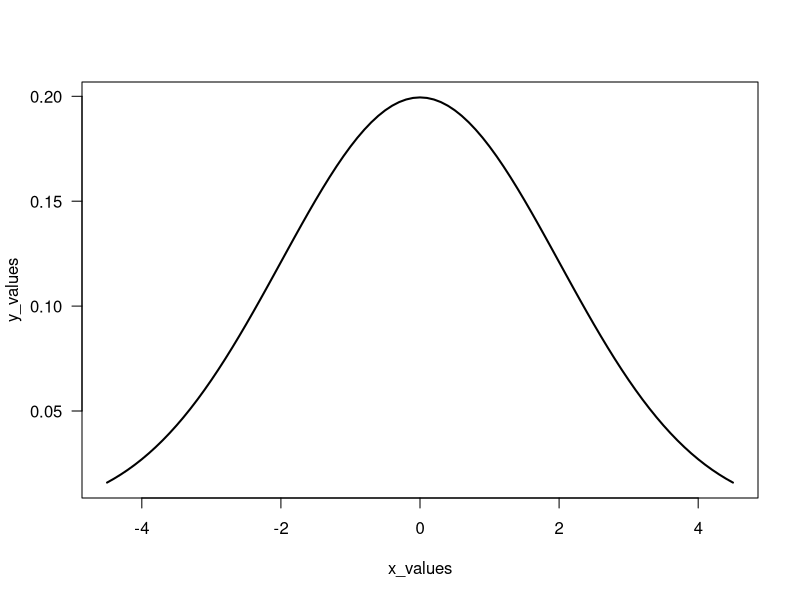
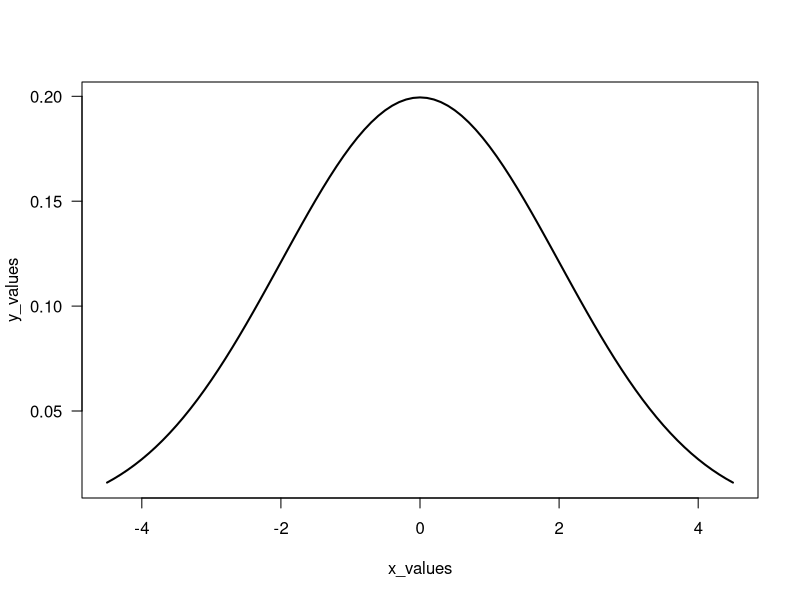
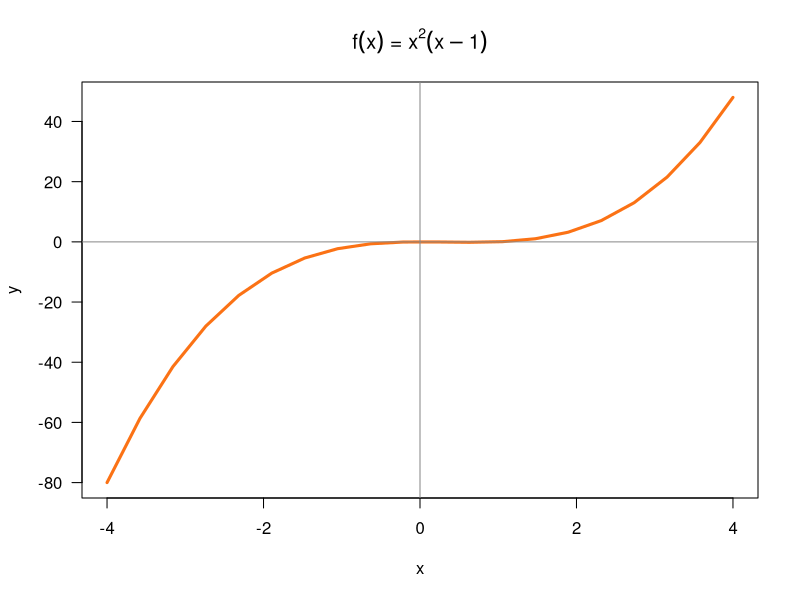
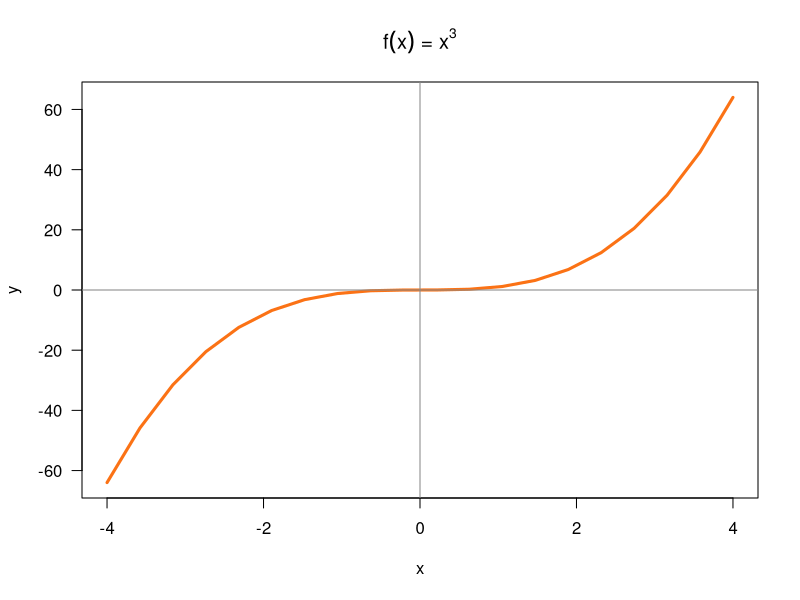
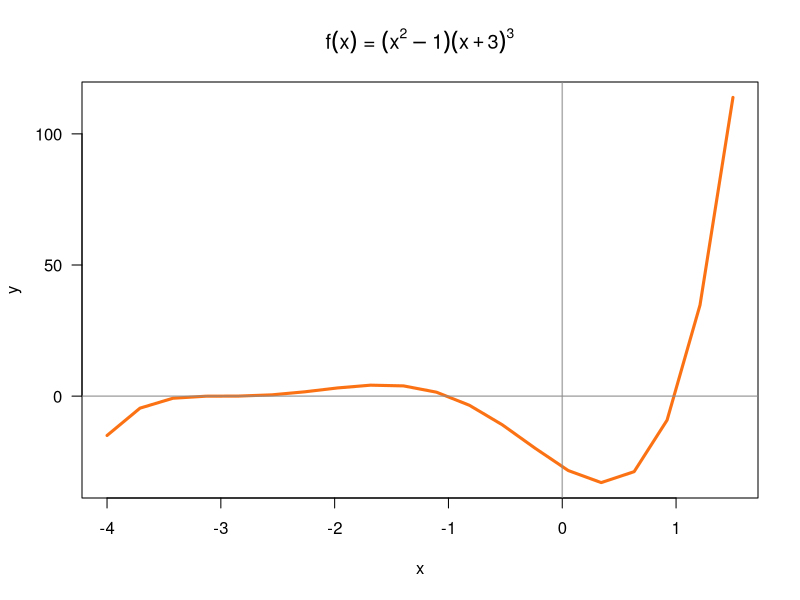
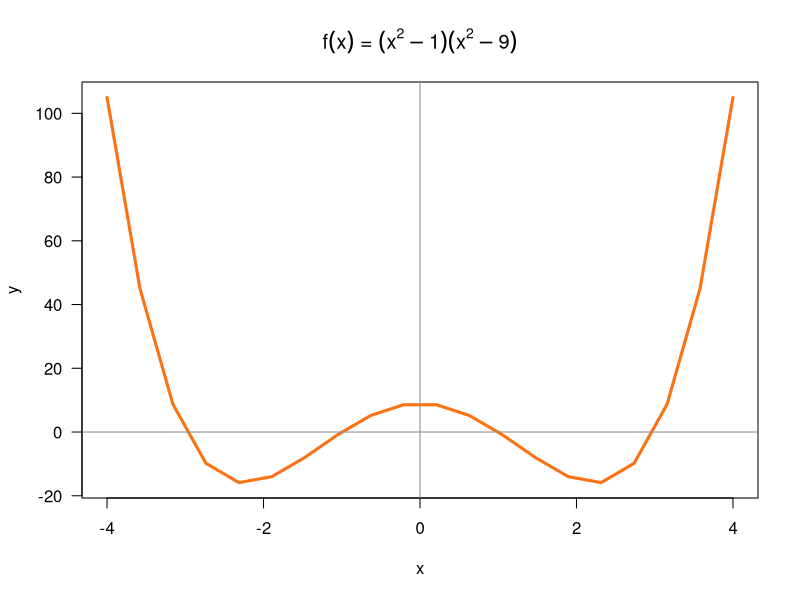

The R source for these figures, in order: (Note: this script raises an error after producing the figures.)
## ---- chunk 1
# your function f()
f <-  function(x) {x^2}
## ---- chunk 2
# your function g()
g <- function(x) {2*x + 5}
## ---- chunk 3
# Test the function
f(2)
f(-5)

g(0)
g(-5/2)
## ---- chunk 4
# your function fog()
fog <- function(x) {f(g(x))}
## ---- chunk 5
# your function gof()
gof <- function(x) {g(f(x))}
## ---- chunk 6
fog(2)
fog(-5)

gof(0)
gof(-5/2)
## ---- chunk 7
# your pythagoras() function
pythagoras <- function(a, b) {sqrt(a^2 + b^2)}
## ---- chunk 8
# your test
pythagoras(3, 4)
## ---- chunk 9
# your test
pythagoras <- function(a, b = a) {sqrt(a^2 + b^2)}
pythagoras(5)
## ---- chunk 10
miles2kms <- function(x) {
  1.6 * x
}
## ---- chunk 11
# creating the table
miles_kms <- data.frame(
  c(1:10, seq(from = 20, to = 100, by = 10)),
  c(miles2kms(c(1:10, seq(from = 20, to = 100, by = 10))))
)
## ---- chunk 12
# your gallons2liters() function
gallons2liters <- function(x) x * 3.78541
## ---- chunk 13
# your liters2gallons() function
liters2gallons <- function(x) {gallons2liters(x)/3.78541^2}
liters2gallons(3.78)
## ---- chunk 14
# creating the table
liters_gallons <- data.frame(
  c(1:10, seq(from = 20, to = 100, by = 10)),
  c(liters2gallons(c(1:10, seq(from = 20, to = 100, by = 10))))
)
## ---- chunk 15
# your code
seconds2years <- function(x) {x/(3600*24*365)}
seconds2years(1000000000)
## ---- chunk 16
# your code
gaussian <- function(x, m, s) {1 / (s*sqrt(2*pi)) * exp(1) ^ (-1/2 * ((x - m)/s)^2)}
gaussian(1, 0, 2)
## ---- chunk 17
# compare with dnorm()
dnorm(x = 1, mean = 0, sd = 2)
## ---- chunk 18
# you should get a plot like this one
x_values <- seq(from = -4.5, to = 4.5, by = 0.1)
y_values <- dnorm(x_values, mean = 0, sd = 2)
plot(x_values, y_values, las = 1, type = "l", lwd = 2)
## ---- chunk 19
# get a plot like this one
x_values <- seq(from = -4.5, to = 4.5, by = 0.1)
y_values <- gaussian(x_values, m = 0, s = 2)
plot(x_values, y_values, las = 1, type = "l", lwd = 2)
## ---- chunk 20
poly1 <- function(x) {
  (x^2) * (x - 1)
}
## ---- chunk 21
# set of points
x <- seq(-4, 4, length.out = 20)
y <- poly1(x)

# graph polynomial
plot(x, y, type = 'l', lwd = 3, col = "#FB7215", las = 1)
abline(h = 0, v = 0, col = '#888888aa', lwd = 1.5)
title(main = expression(paste(f(x), ' = ', x^2, (x - 1))))
## ---- chunk 22
# Getting a function of the polynomial
poly2 <- function(x) {x^3}

## ---- chunk 23
# creating the point and the plot
x2 <- seq(-4, 4, length.out = 20)
y2 <- poly2(x2)

# crating the plot
plot(x2, y2, type = 'l', lwd = 3, col = "#FB7215", las = 1, xlab = "x", ylab = "y")
abline(h = 0, v = 0, col = '#888888aa', lwd = 1.5)
title(main = expression(paste(f(x), ' = ', x^3)))
## ---- chunk 24
# Getting a function of the polynomial
poly3 <- function(x) {(x^2 - 1)*(x + 3)^3}
## ---- chunk 25
# creating the point and the plot
x3 <- seq(-4, 1.5, length.out = 20)
y3 <- poly3(x3)

# crating the plot
plot(x3, y3, type = 'l', lwd = 3, col = "#FB7215", las = 1, xlab = "x", ylab = "y")
abline(h = 0, v = 0, col = '#888888aa', lwd = 1.5)
title(main = expression(paste(f(x), ' = ', (x^2 - 1), (x + 3)^3)))
## ---- chunk 26
# Getting a function of the polynomial
poly4 <- function(x) {(x^2 - 1) * (x^2 - 9)}
## ---- chunk 27
# creating the point and the plot
x4 <- seq(-4, 4, length.out = 20)
y4 <- poly4(x4)

# crating the plot
plot(x4, y4, type = 'l', lwd = 3, col = "#FB7215", las = 1, xlab = "x", ylab = "y")
abline(h = 0, v = 0, col = '#888888aa', lwd = 1.5)
title(main = expression(paste(f(x), ' = ', (x^2 - 1), (x^2 - 9))))
## ---- chunk 28
# your descriptive() function
descriptive <- function(x) {
  c(min(x),
    x[as.integer(length(x)/4)],
    median(x),
    mean(x),
    x[as.integer(3*length(x)/4)],
    max(x),
    max(x) - min(x),
    x[as.integer(3*length(x)/4)]-x[as.integer(length(x)/4)],
    sd(x)
    )
}
## ---- chunk 29
choose(n = 5, k = 2)
## ---- chunk 30
factorial(4)
## ---- chunk 31
# you should be able to call combinations() like this
combinations <- function(n, k) {
  factorial(n)/(factorial(k) * factorial(n - k))
  }
combinations(n = 5, k = 2)
## ---- chunk 32
# probability of getting 2 successes in 5 trials
# (assuming prob of success = 0.5)
binom_prob <- function(n, k, prob) {
  combinations(n, k) * prob^k * (1-prob)^(n-k)
  }
binom_prob(n = 5, k = 2, prob = 0.5)
## ---- chunk 33
binom_prob(5, 4, 0.35) + binom_prob(5, 5, 0.35)
## ---- chunk 34
binom_prob(10, 3, 1/6)
## ---- chunk 35
z <- 100*pi
# Fill in the following if-else statements. You may (or may not) 
# have to add or subtract else if or else statements.
if (z > 100) {
  z <- 100
} else if (z < 0) {
  z <- 0
} else {
  z <- z
}
z
## ---- chunk 36
y <- 1 # Change this value!

if (y > 0) {
  print("positive")
} else if (y < 0) {
  print("negative")
} else {
  print("zero?")
}

## ---- chunk 37
#creating the funtion
is_even <- function(x){
  if(typeof(x) == "character"){
    print("NA")
  } else if (x %% 2 == 1){
    print(FALSE)
  } else if (x %% 2 == 0){
    print(TRUE)
  }
}

# even number
is_even(10)

# odd number
is_even(33)

# not a number
is_even('a')
## ---- chunk 38
# Convert the day of the week into a number.
day <- "Tuesday" # Change this value!

if (day == 'Sunday') {
  num_day <- 1
} else {
  if (day == "Monday") {
    num_day <- 2
  } else {
    if (day == "Tuesday") {
      num_day <- 3
    } else {
      if (day == "Wednesday") {
        num_day <- 4
      } else {
        if (day == "Thursday") {
          num_day <- 5
        } else {
          if (day == "Friday") {
            num_day <- 6
          } else {
            if (day == "Saturday") {
              num_day <- 7
            }
          }
        }
      }
    }
  }
}


num_day
## ---- chunk 39
# Convert the day of the week into a number.
day <- "Tuesday" # Change this value!

if (day == 'Sunday') {
  num_day <- 1
} else if (day == "Monday") {
  num_day <- 2
} else if (day == "Tuesday") {
  num_day <- 3
} else if (day == "Wednesday") {
  num_day <- 4
} else if (day == "Thursday") {
  num_day <- 5
} else if (day == "Friday") {
  num_day <- 6
} else if (day == "Saturday") {
  num_day <- 7
}

num_day
## ---- chunk 40
grade <- function(score){
  if (score >= 90 & score <= 100) {
  print("A")
} else if (score >= 80 & score <= 90) {
  print("B")
} else if (score >= 70 & score <= 80) {
  print("C")
} else if (score >= 60 & score <= 70) {
  print("D")
} else if (score < 60) {
  print("F")
}
}
# grade "A"
grade(score = 90)

# grade "B"
grade(score = 89.9999)

# grade "C"
grade(score = 70.0000001)

# grade "F"
grade(score = 50)
## ---- chunk 41
grade <- function(score){
  if (score >= 90 & score <= 100) {
  print("A")
} else if (score >= 80 & score <= 90) {
  print("B")
} else if (score >= 70 & score <= 80) {
  print("C")
} else if (score >= 60 & score <= 70) {
  print("D")
} else if (score < 60 & score >= 0) {
  print("F")
} else if (score > 100 | score < 0){
  stop()
}
}
## ---- chunk 42
# Convert the day of the week into a number.
day <- "Tuesday" # Change this value!

switch(day, # The expression to be evaluated.
  Sunday = 1,
  Monday = 2,
  Tuesday = 3,
  Wednesday = 4,
  Thursday = 5,
  Friday = 6,
  Saturday = 7,
  NA) # an (optional) default value if there are no matches
## ---- chunk 43
# Convert a number into a day of the week.
day_num <- 3 # Change this value!

switch(day_num,
  "Sunday",
  "Monday",
  "Tuesday",
  "Wednesday",
  "Thursday",
  "Friday",
  "Saturday")
## ---- chunk 44
# creatig the function
miles2inches <- function(x = 1){x * 63360}
miles2feet <- function(x = 1){x * 5280}
miles2yards <- function(x = 1){x * 1760}
miles2meters <- function(x = 1){x * 0.00062137}
miles2kms <- function(x = 1){x * 0.62137}

miles2inches(2)
miles2feet(2)
miles2yards(2)
miles2meters(2)
miles2kms(2)
## ---- chunk 45
convert <- function(x, to){
  switch(to,
  inch = miles2inches(x),
  ft = miles2feet(x),
  yd = miles2yards(x),
  m = miles2meters(x),
  km = miles2kms(x),
  NA)
}
convert(40, to = "km")
## ---- chunk 46
convert(3, "inch")
convert(3, "ft")
convert(3, "yd")
convert(3, "m")
convert(3, "km")
## ---- chunk 47
#function cylinder_area
#description: to calculate the area of a cylinder
cylinder_area <- function(r=1, h=1){
  if(r<0 & h<0){
    stop("bad radius and height")
  }
  if(r<0){
    stop("bad radius")
  }
  if(h<0){
    stop("bad height")
  }
  area = 2 * pi * r * h + 2 * pi * r^2
  return(area)
}
cylinder_area()
cylinder_area(2, 3)
cylinder_area(-2, 1)
cylinder_area(2, -1)
cylinder_area(-2, -1)
## ---- chunk 48
#function cylinder_volumn
#description: to calculate the volumn of a cylinder
cylinder_volumn <- function(r=1, h=1){
  if(r<0 & h<0){
    stop("bad radius and height")
  }
  if(r<0){
    stop("bad radius")
  }
  if(h<0){
    stop("bad height")
  }
  volumn = pi * r^2 * h
  return(volumn)
}
cylinder_volumn()
cylinder_volumn(3,10)
cylinder_volumn(10,3)


